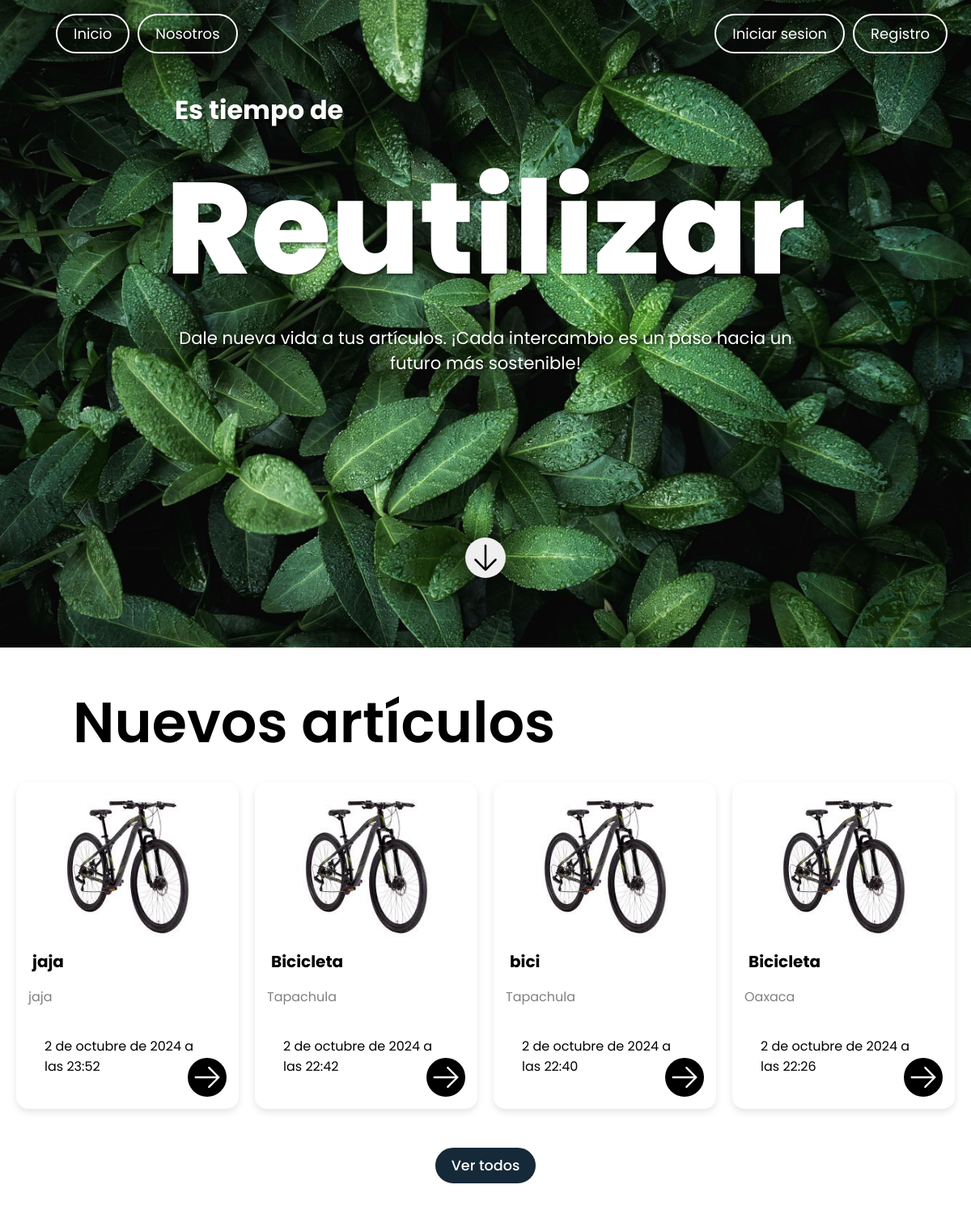
The app's page /, older data.
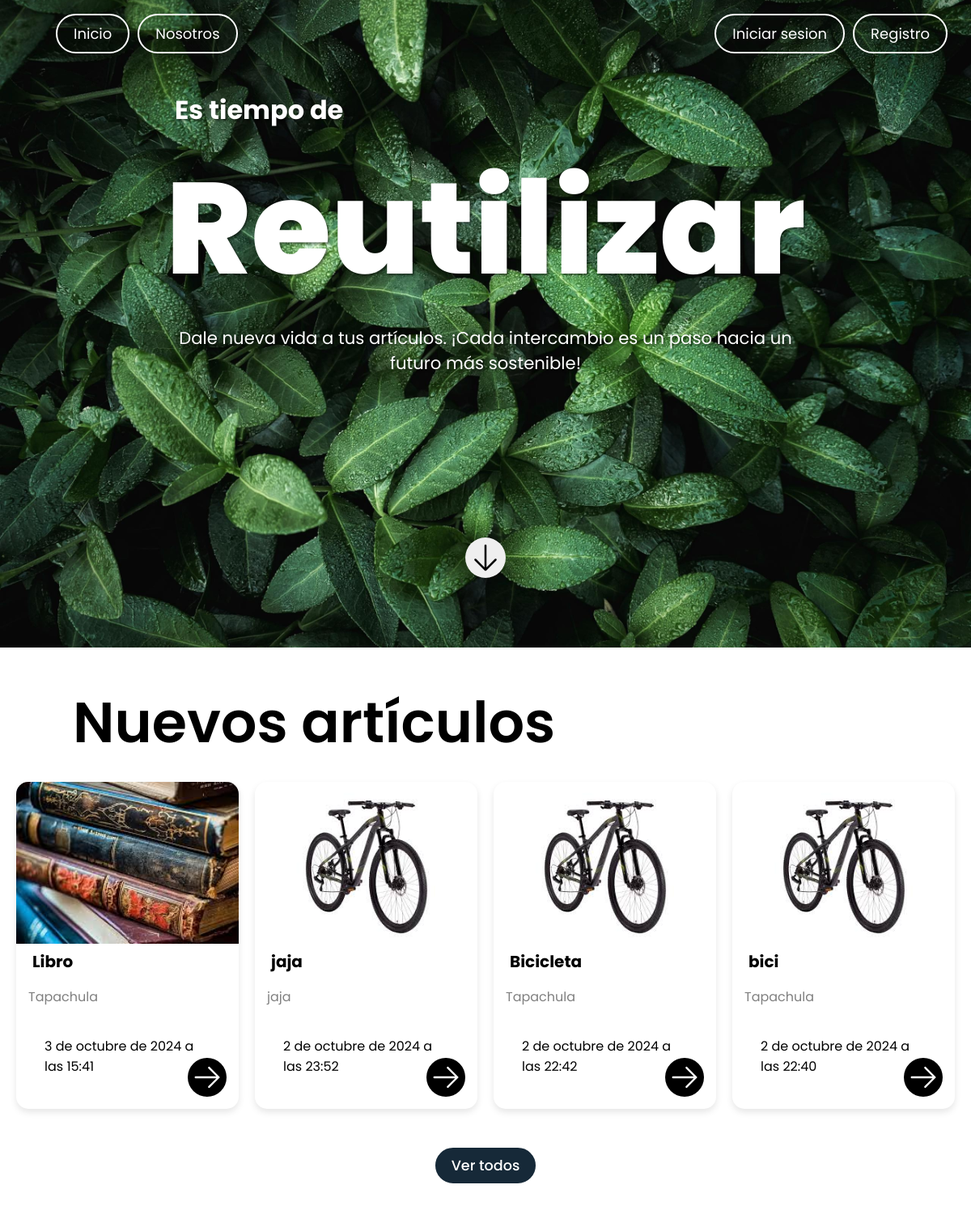
The same page, newer data.
### core/models.py (models this page shows, shortened)
class Articulo(models.Model):
    nombre = models.CharField(max_length=100)
    descripcion = models.TextField()
    ubicacion = models.CharField(max_length=100)
    fecha_subida = models.DateTimeField(auto_now_add=True)
    fecha_actualizacion = models.DateTimeField(auto_now=True)
    imagen = models.ImageField(upload_to='articulos/', null=False, blank=False)
    usuario = models.ForeignKey(User, on_delete=models.CASCADE, null=False,blank=False)

### core/views.py (the view)
# urls.py: path('', ArticuloListView.as_view(), name='articulo-list'),
class ArticuloListView(ListView):
    model = Articulo
    template_name = 'core/index.html'
    context_object_name = 'articulos'
    paginate_by = 4
    ordering = ['-fecha_subida']

### core/templates/core/index.html (shortened to what this page needs)
{% load static %}
<!DOCTYPE html>
<html lang="es">
  <head>
    <link rel="stylesheet" href="{% static 'core/styles/style-home.css' %}" />
    <link rel="stylesheet" href="https://unpkg.com/aos@next/dist/aos.css" />
  </head>
  <body>
    <header>
      <nav class="navbar">
        <div data-aos="fade-in" class="nav-left">
          <ul>
            <li><img src="" alt="" class="logo" /></li>
            <li>
              <a
                data-aos="zoom-in"
                data-aos-duration="2000"
                class="nav-item"
                href="#"
                >Inicio</a
              >
            </li>
            <li>
              <a
                data-aos="zoom-in"
                data-aos-duration="2000"
                class="nav-item"
                href="{% url 'nosotros' %}"
                >Nosotros</a
              >
            </li>
          </ul>
        </div>
        <div class="nav-right">
          <ul>
            {% if not request.user.is_authenticated %}
            <li>
              <a
                data-aos="zoom-in"
                data-aos-duration="2000"
                class="nav-item"
                href="{% url 'login' %}"
                >Iniciar sesion</a
              >
            </li>
            <li>
              <a
                data-aos="zoom-in"
                data-aos-duration="2000"
                class="nav-item"
                href="{% url 'signup' %}"
                >Registro</a
              >
            </li>
            {% endif %}
          </ul>
        </div>
      </nav>
    </header>
    <main>
      <section class="hero-section">
        <div class="hero-content">
          <h1
            class="subtext-shadow"
            data-aos="fade-up"
            data-aos-duration="2000"
          >
            Es tiempo de
          </h1>
          <h2 class="title-shadow" data-aos="fade-up" data-aos-duration="2000">
            Reutilizar
          </h2>
          <p class="text-shadow" data-aos="fade-up" data-aos-duration="2000">
            Dale nueva vida a tus artículos. ¡Cada intercambio es un paso hacia
            un futuro más sostenible!
          </p>
          <div class="button-container">
            <button
              type="button"
              onclick="location.href='#product-section'"
              class="scroll-button"
              data-aos="slide-up"
              data-aos-duration="2000"
            >
            </button>
          </div>
        </div>
      </section>
      <section id="product-section">
        <div class="product-section-text-container">
          <div>
            <h2 class="product-section__title">Nuevos artículos</h2>
          </div>
        </div>
        <div class="card-container">
          {% for articulo in articulos %}
          <div class="card">
            <div class="card-img">
              {% if articulo.imagen %}
              <img src="{{articulo.imagen.url}}" alt="image1" class="zoom" data-articulo-id="{{articulo.pk}}"/>
              {% else %}
              <h2 class="no-images">No hay imagenes disponibles</h2>
              {% endif %}
            </div>
            <div class="card-content">
              <h2 class="item-name">{{articulo.nombre}}</h2>
              <p class="item-location">{{articulo.ubicacion}}</p>
              <p class="item-datetime" style="padding: 20px;">{{articulo.fecha_subida}}</p>
              <button type="button" class="arrow-icon" onclick="location.href='{% url 'articulo-detail' articulo.pk %}'">
                <svg
                  xmlns="http://www.w3.org/2000/svg"
                  fill="none"
                  viewBox="0 0 24 24"
                  stroke-width="1.5"
                  stroke="currentColor"
                  class="svg-arrow-icon"
                >
                  <path
                    stroke-linecap="round"
                    stroke-linejoin="round"
                    d="M13.5 4.5 21 12m0 0-7.5 7.5M21 12H3"
                  />
                </svg>
              </button>
            </div>
          </div>
          {% endfor %}
        </div>
      </section>
    </main>
    <footer class="footer">
      <button id="button-see-all" onclick="location.href='{% url 'articulos-view-all' %}'">Ver todos</button>
    </footer>
  </body>
</html>

### core/static/core/styles/style-home.css (style rules this page uses)
:root { --font-family: "Poppins", sans-serif; }
html { scroll-behavior: smooth; }
body { font-family: var(--font-family); color: white; margin: 0; padding: 0; }
header { position: relative; z-index: 10; }
.navbar { width: 100%; display: flex; justify-content: space-between; align-items: center; padding: 1.5rem 1.5rem; position: absolute; top: 0; left: 0; box-sizing: border-box; }
.navbar ul { list-style: none; display: flex; margin: 0; padding: 0; }
.navbar li { margin: 0.25rem 0.3125rem; }
.navbar a { color: white; text-decoration: none; text-align: center; padding: 0.625rem 1.25rem; border: 0.125rem solid white; border-radius: 1.875rem; transition: background-color 0.3s, color 0.3s; }
.nav-item { font-size: 1.125rem; }
.hero-section { height: 100vh; background: url("../assets/Botanical.jpg") no-repeat center center/cover; display: flex; flex-direction: column; justify-content: center; align-items: center; text-align: center; color: white; position: relative; }
.hero-content h1 { font-size: 2rem; margin-bottom: 0.125rem; padding-left: 1rem; align-items: center; }
.hero-content h2 { font-size: 10rem; margin: 0; font-weight: 800; }
.hero-content p { font-size: 1.325rem; max-width: 50rem; }
.subtext-shadow { text-align: left; text-shadow: 2px 2px 3px rgba(0, 0, 0, 0.5); }
.title-shadow { text-shadow: 2px 2px 3px rgba(0, 0, 0, 0.5); margin: 0; }
.text-shadow { text-shadow: 2px 2px 3px rgba(0, 0, 0, 0.5); margin: 0; }
.button-container { display: flex; align-items: center; justify-content: center; margin-top: 200px; }
.scroll-button { right: 15px; width: 50px; height: 50px; border: none; border-radius: 50%; padding: 5px; cursor: pointer; bottom: 70px; border: none; }
.product-section-text-container { display: flex; align-items: center; justify-content: space-between; }
.product-section__title { margin: 40px 0 0; padding-left: 90px; color: black; font-size: 70px; font-weight: 600; flex: 1; }
.card-container { display: flex; justify-content: center; gap: 20px; padding: 20px; }
.card { background-color: white; border-radius: 15px; overflow: hidden; box-shadow: 0 4px 8px rgba(0, 0, 0, 0.1); width: 300px; text-align: center; position: relative; color: black; }
.card-img { position: relative; }
.card-img img:first-child { width: auto; height: 200px; object-fit: cover; }
.card-content { padding: 0 15px 15px 15px; text-align: left; }
.card-content h2 { font-size: 20px; margin-bottom: 5px; }
.item-name { margin: 0 5px 5px; }
.item-location { color: gray; margin-bottom: 5px; }
.item-datetime { font-weight: 400; margin-bottom: 5px; }
.arrow-icon { position: absolute; bottom: 15px; right: 15px; width: 48px; height: 48px; background-color: rgb(0, 0, 0); border: none; border-radius: 50%; padding: 5px; cursor: pointer; }
.svg-arrow-icon { stroke: white; }
.footer { height: 100px; display: flex; justify-content: center; align-items: center; }
#button-see-all { width: 8rem; height: 3rem; border-radius: 1.875rem; border: 0.125rem solid white; background-color: #162938; color: white; font-size: 1.1rem; font-family: var(--font-family); font-weight: 500; transition: .5s; }

Row changes from the older to the newer data that the page shows:
no longer on this page (row unchanged): Articulo: imagen (picture), nombre "Bicicleta", ubicacion "Oaxaca", fecha_subida "2 de octubre de 2024 a las 22:26"
added Articulo: imagen (picture), nombre "Libro", ubicacion "Tapachula", fecha_subida "3 de octubre de 2024 a las 15:41"
